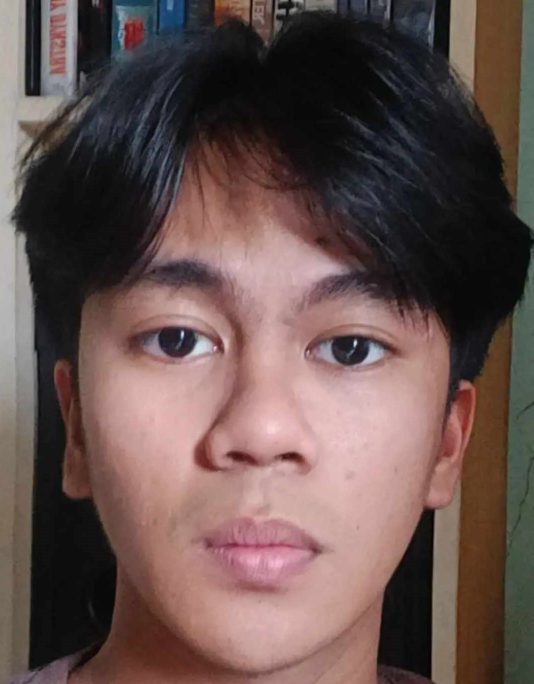
#> input picture Prelims/Activity 7/images_test/person1/test1.jpg, 1067 x 1368 px, given in place of the camera (shown at 1/2 size)
$ python facerec_test.py
#> lines starting #> are read from the running program, lines starting #| are printed output that depends on the picture; after the words box and inside, x2 and y2 are one past the last pixel; in counts of white or black regions, pixels touching at a corner belong together; long printed decimals are rounded
import cv2
import numpy as np
import time

# Load trained model
model = cv2.face.LBPHFaceRecognizer_create()
model.read("face_model.yml")
label_dict = np.load("label_dict.npy", allow_pickle=True).item()
#> (reads Prelims/Activity 7/label_dict.npy from the repository)

# Load Haar Cascade for face detection
face_cascade = cv2.CascadeClassifier('haarcascade_frontalface_default.xml')

# Initialize camera
camera = cv2.VideoCapture(0)

# Confidence threshold (adjusted)
confidence_threshold = 120  # Adjust based on dataset

# Store predictions (limit to 20)
predictions = []

while len(predictions) < 20:
    start_time = time.time()  # Start timer

    ret, img = camera.read()
#> img is the input picture: shape (1368, 1067, 3); mean B, G, R 77.8, 81.2, 101.6
    if not ret:
        break

    gray = cv2.cvtColor(img, cv2.COLOR_BGR2GRAY)
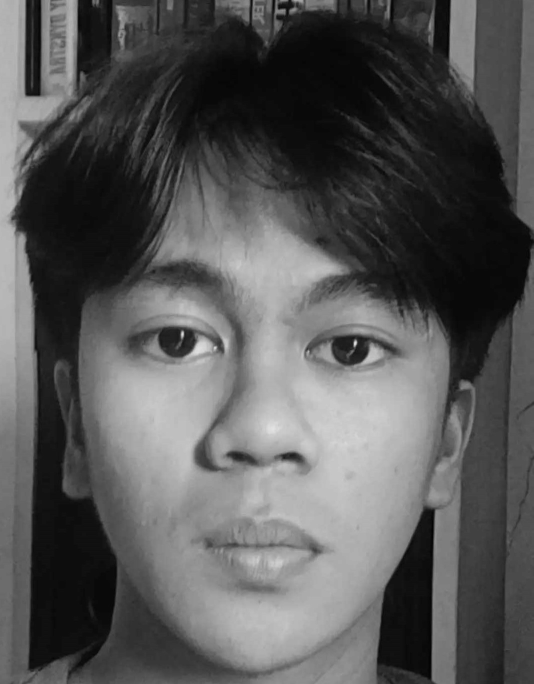
#> gray: shape (1368, 1067) (shown at 1/2 size); min 0, max 227, mean 86.9
    faces = face_cascade.detectMultiScale(gray, scaleFactor=1.3, minNeighbors=5)
#> faces = [[97, 369, 848, 848]]

    for (x, y, w, h) in faces:
        face_roi = gray[y:y+h, x:x+w]
        face_roi = cv2.resize(face_roi, (200, 200))

        predicted_label, confidence = model.predict(face_roi)

        if confidence < confidence_threshold:
            predicted_name = [name for name, label in label_dict.items() if label == predicted_label][0]
            verification_result = f"Known Face: {predicted_name}"
            color = (0, 255, 0)
        else:
            predicted_name = "Unknown"
            verification_result = "Unknown Face"
            color = (0, 0, 255)

        # Store result
        predictions.append((predicted_name, confidence))

        # Draw text and rectangle
        cv2.putText(img, verification_result, (x, y - 10), cv2.FONT_HERSHEY_SIMPLEX, 0.9, color, 2)
        cv2.putText(img, f"Confidence: {confidence:.2f}", (x, y + h + 30), cv2.FONT_HERSHEY_SIMPLEX, 0.7, color, 2)
        cv2.rectangle(img, (x, y), (x + w, y + h), color, 2)
#> this loop made 1 pass
#> (x, y, w, h, predicted_label, confidence, predicted_name, verification_result) on pass 1: (97, 369, 848, 848, 0, 70.08, 'Juliann', 'Known Face: Juliann')
#> pass 1, `face_roi = gray[y:y+h, x:x+w]`:
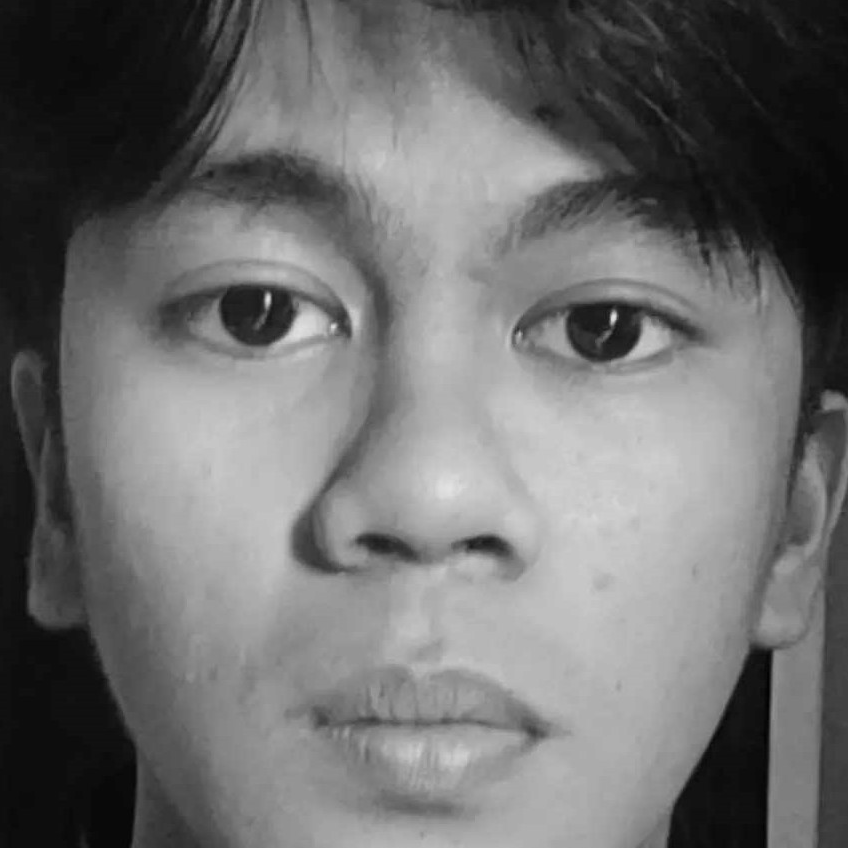
#> face_roi: shape (848, 848); min 0, max 227, mean 110.6
#> after the loop:
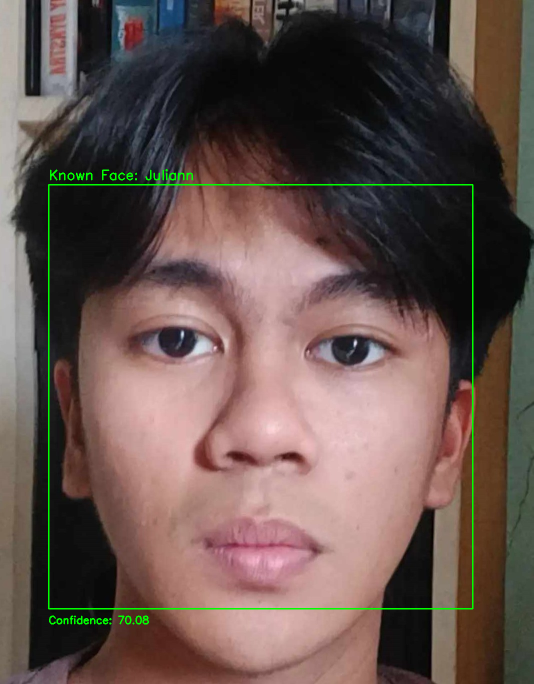
#> img: shape (1368, 1067, 3) (shown at 1/2 size); 0.92% of pixels changed, all inside (x1, y1, x2, y2) = (96, 338, 947, 1249)
#> after the loop, predictions = [('Juliann', 70.08)]

    cv2.imshow("Face Recognition", img)

    # Wait for 'q' key or pause for 2 seconds before the next frame
    if cv2.waitKey(1) & 0xFF == ord("q"):
#> (key q is pressed here)
        break

    # Pause for 2 seconds (adjusting frame rate)
    time.sleep(2)

# Print captured results
print("Captured 20 Predictions:", predictions)
#| Captured 20 Predictions: [('Juliann', 70.078)]

# Release resources
camera.release()
cv2.destroyAllWindows()
